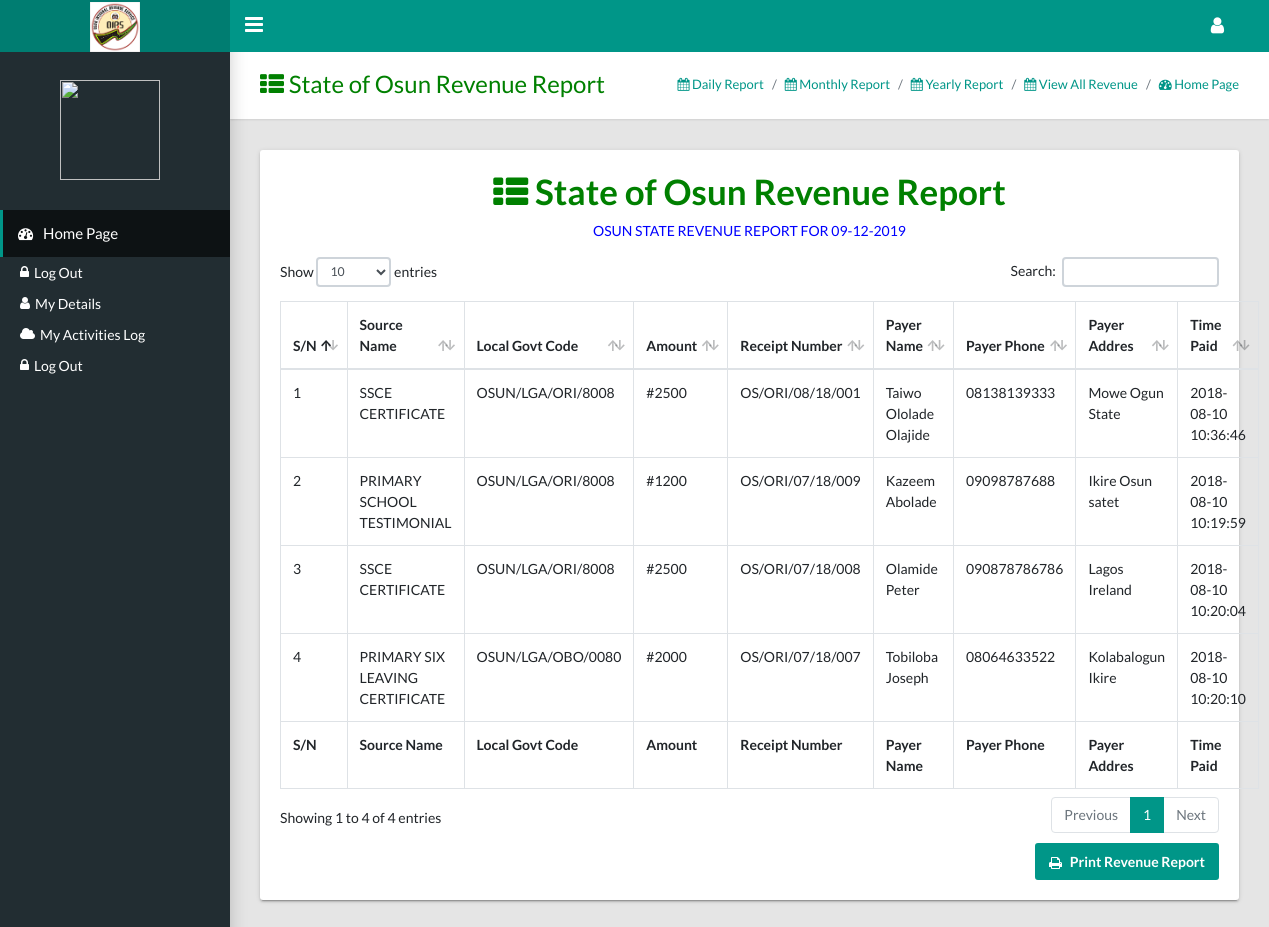
The app's page /admin/ict-department/daily-report.php with its own data.
### tables this page shows
CREATE TABLE `state_revenue` (
  `revenue_id` int(255) NOT NULL,
  `local_govt_id` int(255) NOT NULL,
  `staff_number` varchar(255) NOT NULL,
  `source_id` int(255) NOT NULL,
  `payer_name` varchar(255) NOT NULL,
  `payer_phone` varchar(255) NOT NULL,
  `payer_address` text NOT NULL,
  `reciept_number` varchar(255) NOT NULL,
  `today` varchar(255) NOT NULL,
  `rev_month` varchar(255) NOT NULL,
  `year` varchar(255) NOT NULL,
  `time_added` timestamp NOT NULL DEFAULT current_timestamp() ON UPDATE current_timestamp()
);

CREATE TABLE `source_revenue` (
  `source_id` int(255) NOT NULL,
  `source_name` varchar(255) NOT NULL,
  `ministry_id` int(255) NOT NULL,
  `revenue_amount` varchar(255) NOT NULL,
  `time_added` timestamp NOT NULL DEFAULT current_timestamp() ON UPDATE current_timestamp()
);

CREATE TABLE `local_govt` (
  `local_govt_id` int(255) NOT NULL,
  `local_govt_name` text NOT NULL,
  `local_govt_code` varchar(255) NOT NULL,
  `time_added` timestamp NOT NULL DEFAULT current_timestamp() ON UPDATE current_timestamp()
);

### admin/ict-department/libs_dev/revenue/revenue_class.php (called while the page is built, shortened)
<?php
	class sourcesOfRevenue
	{
		public $db;
		function __construct($db)
		{
			$this->db=$db;
		}
		public function seeRevenueourceID($source_id)
		{
			try {
				$checkRev= $this->db->prepare("SELECT * FROM source_revenue WHERE source_id=:source_id");
				$arrCheckRev = array(':source_id'=>$source_id);
				$checkRev->execute($arrCheckRev);
				$roll = $checkRev->fetch();
				return $roll;
			}catch(PDOException $e){
				$_SESSION['error']= $e->getMessage();
				return false;
			}
		}
	}
?>

### admin/ict-department/libs_dev/local-ministry/local_ministry_class.php (called while the page is built, shortened)
<?php
	class stateMinistry
	{
		function __construct($db)
		{
			$this->db=$db;
		}
	}
	class localMinistry extends stateMinistry{
		public function gettingLocalGocyIDDetails($local_govt_id)
		{
			try {
				$gettingMinistry = $this->db->prepare("SELECT * FROM local_govt WHERE local_govt_id=:local_govt_id");
				$getMin = array(':local_govt_id'=>$local_govt_id);
				$gettingMinistry->execute($getMin);
				$gold = $gettingMinistry->fetch();
				return $gold;
			} catch (PDOException $e) {
				$_SESSION['error'] = $e->getMessage();
			}
		}
	}
?>

### admin/ict-department/daily-report.php (the view, shortened to what this page needs)
<?php
    require '../header.php';
    require '../side-bar.php';
    require '../ict-department/libs_dev/local-ministry/local_ministry_class.php';
    require '../ict-department/libs_dev/revenue/revenue_class.php';
    $localMin = new localMinistry($db);
    $revSouceing = new sourcesOfRevenue($db);
?>
<main class="app-content">
    <div class="app-title">
        <div>
            <h1 style="color: green"><i class="fa fa-th-list"></i> State of Osun Revenue Report</h1>
        </div>
        <ul class="app-breadcrumb breadcrumb side">
            <li class="breadcrumb-item active"><a href="daily-report.php"><i class="fa fa-calendar"></i> Daily Report  </a></li>
            <li class="breadcrumb-item active"><a href="monthly-report.php"><i class="fa fa-calendar"></i> Monthly Report  </a></li>
            <li class="breadcrumb-item active"><a href="yearly-report.php"><i class="fa fa-calendar"></i> Yearly Report  </a></li>
            <li class="breadcrumb-item active"><a href="view-all-revenue.php"><i class="fa fa-calendar"></i> View All Revenue  </a></li>
            <li class="breadcrumb-item"><a href="./"><i class="fa fa-dashboard"></i> Home Page</a></li>
        </ul>
    </div>
    <div class="row">
        <div class="col-md-12">
            <div class="col-md-12">
            </div>
            <div class="tile">
                <div class="tile-body"><?php
                    $day = date("d");
                    $min = $db->prepare("SELECT * FROM state_revenue WHERE today=:day ORDER BY revenue_id DESC");
                    $arrMin = array(':day'=>$day);
                    $min->execute($arrMin);
                    if($min->rowCount()==0){ ?>
                        <h5><p style="color: red"  align="center">The Revenue Report For <?php echo date("d") ?> is Empty</p></h5><?php
                    }else{ ?>
                        <div align="center">
                            <h1 style="color: green"><i class="fa fa-th-list"></i> State of Osun Revenue  Report</h1>
                            <p style="color: blue">OSUN STATE REVENUE REPORT FOR <?php echo date("d-m-Y"); ?></p>
                        </div>
                        <table class="table table-hover table-bordered" id="sampleTable">
                            <thead>
                                <tr>
                                    <th>S/N</th>
                                    <th>Source Name</th>
                                    <th>Local Govt Code</th>
                                    <th>Amount</th>
                                    <th>Receipt Number</th>
                                    <th>Payer Name</th>
                                    <th>Payer Phone</th>
                                    <th>Payer Addres</th>
                                    <th>Time Paid</th>
                                </tr>
                            </thead>
                            <tfoot>
                                <tr>
                                    <th>S/N</th>
                                    <th>Source Name</th>
                                    <th>Local Govt Code</th>
                                    <th>Amount</th>
                                    <th>Receipt Number</th>
                                    <th>Payer Name</th>
                                    <th>Payer Phone</th>
                                    <th>Payer Addres</th>
                                    <th>Time Paid</th>
                                </tr>
                            </tfoot>
                            <tbody><?php
                                $y=1;
                                while($see_report = $min->fetch()){
                                    $source_id = $see_report['source_id'];
                                    $local_govt_id = $see_report['local_govt_id'];
                                    $localDetails = $localMin->gettingLocalGocyIDDetails($local_govt_id);
                                    $sourceDetails = $revSouceing->seeRevenueourceID($source_id);
                                    $local_govt_code = $localDetails['local_govt_code']; ?>
                                    <tr>
                                        <td><?php echo $y ?></td>
                                        <td><?php echo $revenue_source_name= $sourceDetails['source_name']; ?></td>
                                        <td><?php echo $local_govt_code?></td>
                                        <td><?php echo "#".$sourceDetails['revenue_amount']; ?></td>
                                        <td><?php echo $see_report['reciept_number']; ?></td>
                                        <td><?php echo $see_report['payer_name']; ?></td>
                                        <td><?php echo $see_report['payer_phone']; ?></td>
                                        <td><?php echo $see_report['payer_address']; ?></td>
                                        <td><?php echo $see_report['time_added']; ?></td>
                                    </tr><?php
                                    $y++;
                                }
                                 ?>
                            </tbody>
                        </table>
                        <div class="row d-print-none mt-2">
                            <div class="col-12 text-right">
                                <a class="btn btn-primary" href="javascript:window.print();" target="_blank"><i class="fa fa-print"></i> Print Revenue Report</a>
                            </div>
                        </div><?php
                    } ?>
                </div>
            </div>
        </div>
    </div>
</main>
<?php
require '../table-footer.php';
require '../alert.php'; ?>

### records on screen
state_revenue: source.source_name "SSCE CERTIFICATE", local_govt.local_govt_code "OSUN/LGA/ORI/8008", source.revenue_amount "2500", reciept_number "OS/ORI/08/18/001", payer_name "Taiwo Ololade Olajide", payer_phone "08138139333", payer_address "Mowe Ogun State", time_added "2018-08-10 10:36:46"
state_revenue: source.source_name "PRIMARY SCHOOL TESTIMONIAL", local_govt.local_govt_code "OSUN/LGA/ORI/8008", source.revenue_amount "1200", reciept_number "OS/ORI/07/18/009", payer_name "Kazeem Abolade", payer_phone "09098787688", payer_address "Ikire Osun satet", time_added "2018-08-10 10:19:59"
state_revenue: source.source_name "SSCE CERTIFICATE", local_govt.local_govt_code "OSUN/LGA/ORI/8008", source.revenue_amount "2500", reciept_number "OS/ORI/07/18/008", payer_name "Olamide Peter", payer_phone "090878786786", payer_address "Lagos Ireland", time_added "2018-08-10 10:20:04"
state_revenue: source.source_name "PRIMARY SIX LEAVING CERTIFICATE", local_govt.local_govt_code "OSUN/LGA/OBO/0080", source.revenue_amount "2000", reciept_number "OS/ORI/07/18/007", payer_name "Tobiloba Joseph", payer_phone "08064633522", payer_address "Kolabalogun Ikire", time_added "2018-08-10 10:20:10"
